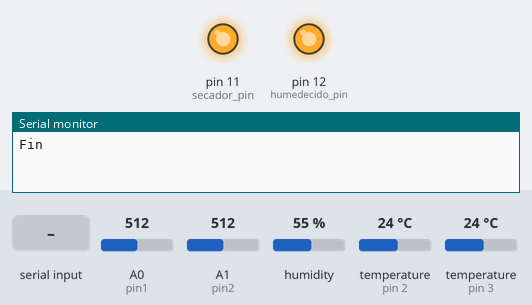
Recording of a sketch running on a simulated Arduino Uno, built with avr-gcc and run on an emulated ATmega328P. Parts: output pins drawn as LEDs (lit = HIGH), the last lines printed to the serial monitor. Inputs (shaded band) come from the test bench; at power-on: A0 (pin1) = 512, A1 (pin2) = 512, humidity 55 %, temperature (sensors on pin 2, pin 3) 24 °C.

Above: at 1.2 s.
1.3 s: byte 1 (1) received over Serial
4.3 s: byte 2 (2) received over Serial
At 5.1 s:
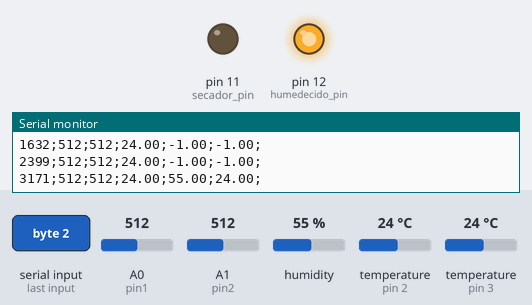
5.9 s: byte 4 (4) received over Serial
At 6.5 s:
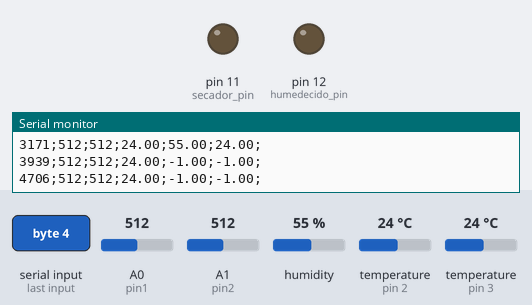
7.5 s: byte 3 (3) received over Serial
At 8.8 s:
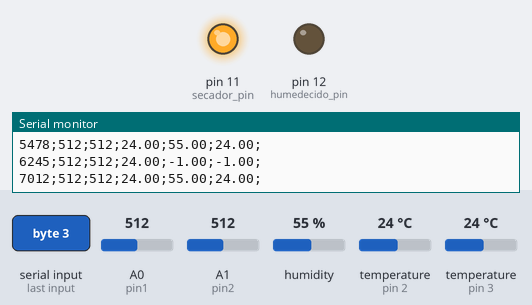
Timing chart, 0 to 10.0 s (numbered marks = the images above; inputs shaded):
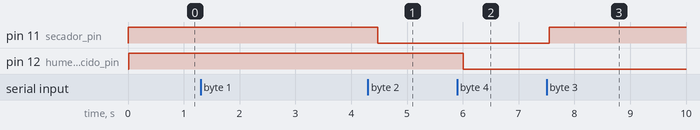

Measured:
- after the input at 4.3 s, pin 11 (secador_pin): HIGH → LOW after 0.18 s
- after the input at 5.9 s, pin 12 (humedecido_pin): HIGH → LOW after 0.11 s
- after the input at 7.5 s, pin 11 (secador_pin): LOW → HIGH after 0.05 s

The sketch:

sensorizacion.ino
```cpp
#include <elapsedMillis.h>
#include <OneWire.h>
#include <DallasTemperature.h>
#include "DHT.h"


// Configuración del DHT22
#define DHTPIN 3     // Pin donde está conectado el sensor
#define DHTTYPE DHT22   // Sensor DHT22
DHT dht(DHTPIN, DHTTYPE);

// Configuración del sensor de temperatura
OneWire ourWire(2);                   //Se establece el pin 2  como bus OneWire
DallasTemperature sensors(&ourWire);  //Se declara una variable u objeto para nuestro sensor

// Pines donde se conectan los relés del secador y de la electroválvula
int secador_pin = 11;
int humedecido_pin = 12;

// Inicialización de todas las variables necesarias
unsigned long t;
unsigned long T;
unsigned long t_previo;
unsigned long t_senal_previo;
unsigned long t_senal_actual;
int v1;
int v2;
int pin1;
int pin2;
int comenzar;
unsigned long t_inicio;
unsigned long t_sincro;


elapsedMillis delayDatos;
elapsedMillis delayHumedad;


bool encendido;
int matlab;
float temp;

void setup() {
  // Se configuran los pines como salida
  pinMode(secador_pin, OUTPUT);
  pinMode(humedecido_pin, OUTPUT);
  // Se ponen estos pines en estado alto,
  // lo que mantiene apagado el secador y la válvula
  digitalWrite(secador_pin, HIGH);
  digitalWrite(secador_pin, HIGH);
  T = 0;
  t_previo = 0;


  // Pines de los sensores de voltaje
  Serial.begin(9600);
  pin1 = A0;
  pin2 = A1;
  // Esta variable evita que se entre en el bucle principal hasta que
  // llegue la señal de inicio de Matlab
  comenzar = -1;
  // Se envia al encenderse una señal de fin, esto se hace
  // por si se resetea en mitad de la ejecución
  Serial.println("Fin");
  encendido = false;
  sensors.begin();
  dht.begin();
}

void loop() {
  if (comenzar == 1) {// La ejecución no comienza hasta recibir de Matlab un 1

    if (Serial.available() > 0) {
      // Se lee el puierto serie cuando hay datos
      t_senal_previo = millis();
      matlab = Serial.read();
      // Se comprueba que instrucción de Matlab se ha enviado
      if (matlab == 2) {// 2 se corresponde con iniciar el secador
        encendido = true;
        digitalWrite(secador_pin, LOW);
      } else if (matlab == 3) {// 3 se corresponde con apagar el secador
        encendido = false;
        digitalWrite(secador_pin, HIGH);
      } else if (matlab == 4) {// 4 se corresponde con iniciar la electroválvula
        digitalWrite(humedecido_pin, LOW);
      } else if (matlab == 5) {// 5 se corresponde con apagar la electroválvula
        digitalWrite(humedecido_pin, HIGH);
      } else if (matlab == 6) {
        // 6 se corresponde a apagar todos los sistemas y finalizar la ejecución
        apagar_sistema();
      } else if (matlab == 8 || matlab == 9) {
        // 8 y 9 se usan para comprobar que la comunicación sigue establecida
        int a = 1;
      }
    }

    // Bloque de envio de información
    if (delayDatos > 100 && delayHumedad > 2000) {
      // Si han pasado 100 ms desde el ultimo envio y 2 s
      // desde la ultima lectura del sensor de humedad
      // se leen todos los sensores
      enviar_datos(1);
      delayDatos = delayDatos - 100;
      delayHumedad = delayHumedad - 2000;
    }else if(delayDatos > 100){
      // Si no han pasado 2 s desde la ultima lectura del sensor de humedad
      // solo se leen los datos del resto de sensores
      enviar_datos(0);
      delayDatos = delayDatos - 100;
    }

    // Codigo para apagar el sistema en caso de que pasen 90 segundos sin ninguna respuesta de
    // Matlab, esto se realiza por si el programa de Matlab se queda colgado, para que el
    // secador no se quede nunca encendido
    t_senal_actual = millis();
    if (t_senal_actual - t_senal_previo > 60000) {
      apagar_sistema();
    }

  } else {
    // Se comprueba si Matlab ha enviado la instrucción de inicio
    comenzar = Serial.read();
    t_inicio = millis();
    delayDatos = 0;
    delayHumedad = 0;
    encendido = true;
    digitalWrite(secador_pin, HIGH);
    digitalWrite(humedecido_pin, HIGH);
    // comenzar = 1;
  }
}


void enviar_datos(int hum) {
  // Función encargada de obtener y enviar los datos de los sensores
  // El sensor de humedad solo manda señales cada 2 segundos, sino han
  // pasado, no se realiza la lectura y se manda un -1
  float h = -1;
  float temp_amb = -1;
  // Lectura del sensor de humedad
  if(hum == 1){
    h = dht.readHumidity();
    temp_amb = dht.readTemperature();
  }
  // Lectura del resto de componentes
  sensors.requestTemperatures();      //Se envía el comando para leer la temperatura
  temp = sensors.getTempCByIndex(0);  //Se obtiene la temperatura en ºC
  // matlab = 0;
  v1 = analogRead(pin1);
  v2 = analogRead(pin2);
  t = millis() - t_inicio;
  // Envio de la cadena con los datos de todos los sensores
  Serial.print(t);
  Serial.print(";");
  Serial.print(v1);
  Serial.print(";");
  Serial.print(v2);
  Serial.print(";");
  Serial.print(temp);
  Serial.print(";");
  Serial.print(h);
  Serial.print(";");
  Serial.print(temp_amb);
  Serial.println(";");
}
void apagar_sistema() {
  // Función que se encarga de apagar todo el sistema
  // Despues entra en un bucle infinito
  digitalWrite(secador_pin, HIGH);
  digitalWrite(humedecido_pin, HIGH);
  Serial.println("Fin");
  while (true) {
    delay(1000);
  }
}
```
